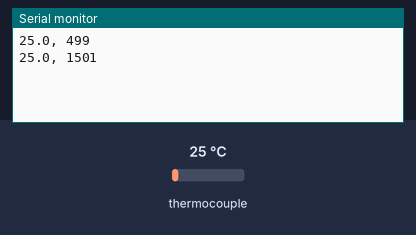
Simulated run of this sketch. Board: Arduino Uno, built with avr-gcc and run on an emulated ATmega328P. Parts: the last lines printed to the serial monitor. Inputs (shaded band) come from the test bench; at power-on: thermocouple 25 °C.

Above: at 1.7 s.
1.8 s: thermocouple set to 6 °C
At 3.1 s:
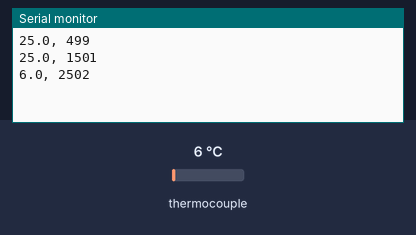
3.3 s: thermocouple set to 75 °C
At 4.3 s:
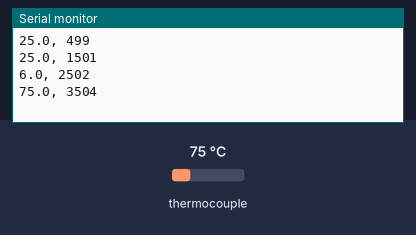
Timing chart, 0 to 6.3 s (numbered marks = the images above; inputs shaded):
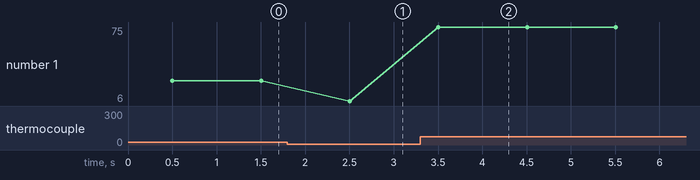

Measured:
- after the input at 1.8 s, the serial monitor: prints a new line after 0.70 s (image 1)
- after the input at 3.3 s, the serial monitor: prints a new line after 0.20 s (image 2)
- plotted number 1: 25 → 6 after the input at 1.8 s, 6 → 75 after the input at 3.3 s

The sketch:

bluetoothReceiver.ino
```cpp
#include <SPI.h>
#include <Adafruit_MAX31855.h>

#define DO 2
#define CS 3
#define CLK 4

Adafruit_MAX31855 thermocouple(CLK, CS, DO);
long start_time;

void setup() {
  Serial.begin(9600);
  start_time = millis();
  delay(500);
}

void loop() {
  float temperature = thermocouple.readCelsius();
  Serial.println(floatPrint(temperature) + ", "+ String(millis() - start_time));
  delay(1000);
}


String floatPrint(float x){
  int intp = x;
  int fracp = (x - intp) * 1000;
  if(fracp < 0){
    fracp = -1 * fracp;
  }
  return (String(intp) + "." + String(fracp));
}
```
